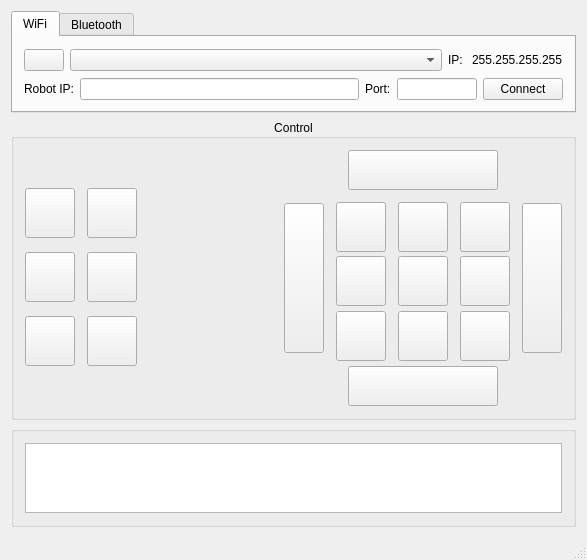
<?xml version="1.0" encoding="UTF-8"?>
<ui version="4.0">
 <class>MainWindow</class>
 <widget class="QMainWindow" name="MainWindow">
  <property name="geometry">
   <rect>
    <x>0</x>
    <y>0</y>
    <width>587</width>
    <height>560</height>
   </rect>
  </property>
  <property name="minimumSize">
   <size>
    <width>500</width>
    <height>560</height>
   </size>
  </property>
  <property name="windowTitle">
   <string>Hexapod</string>
  </property>
  <property name="windowIcon">
   <iconset>
    <normaloff>res/hexapod-logo.png</normaloff>res/hexapod-logo.png</iconset>
  </property>
  <widget class="QWidget" name="centralWidget">
   <layout class="QVBoxLayout" name="verticalLayout">
    <item>
     <widget class="QTabWidget" name="tabWidget">
      <property name="currentIndex">
       <number>0</number>
      </property>
      <widget class="QWidget" name="tab">
       <attribute name="title">
        <string>WiFi</string>
       </attribute>
       <layout class="QVBoxLayout" name="verticalLayout_3">
        <item>
         <layout class="QHBoxLayout" name="horizontalLayout_5">
          <item>
           <widget class="QPushButton" name="button_Refresh">
            <property name="text">
             <string/>
            </property>
            <property name="icon">
             <iconset>
              <normaloff>res/arrows-rotate-solid.svg</normaloff>res/arrows-rotate-solid.svg</iconset>
            </property>
           </widget>
          </item>
          <item>
           <widget class="QComboBox" name="comboBox_Interface">
            <property name="sizePolicy">
             <sizepolicy hsizetype="Expanding" vsizetype="Fixed">
              <horstretch>1</horstretch>
              <verstretch>0</verstretch>
             </sizepolicy>
            </property>
            <property name="minimumSize">
             <size>
              <width>100</width>
              <height>0</height>
             </size>
            </property>
            <property name="maximumSize">
             <size>
              <width>16777215</width>
              <height>16777215</height>
             </size>
            </property>
           </widget>
          </item>
          <item>
           <widget class="QLabel" name="label_2">
            <property name="text">
             <string>IP: </string>
            </property>
           </widget>
          </item>
          <item>
           <widget class="QLabel" name="label_LocalIP">
            <property name="text">
             <string>255.255.255.255</string>
            </property>
            <property name="textInteractionFlags">
             <set>Qt::LinksAccessibleByMouse|Qt::TextSelectableByMouse</set>
            </property>
           </widget>
          </item>
         </layout>
        </item>
        <item>
         <layout class="QHBoxLayout" name="horizontalLayout_7">
          <item>
           <widget class="QLabel" name="label_targetIP">
            <property name="sizePolicy">
             <sizepolicy hsizetype="Preferred" vsizetype="Preferred">
              <horstretch>0</horstretch>
              <verstretch>0</verstretch>
             </sizepolicy>
            </property>
            <property name="minimumSize">
             <size>
              <width>0</width>
              <height>0</height>
             </size>
            </property>
            <property name="baseSize">
             <size>
              <width>0</width>
              <height>0</height>
             </size>
            </property>
            <property name="text">
             <string>Robot IP:</string>
            </property>
           </widget>
          </item>
          <item>
           <widget class="QLineEdit" name="lineEdit_TcpClientTargetIP">
            <property name="minimumSize">
             <size>
              <width>150</width>
              <height>0</height>
             </size>
            </property>
            <property name="maximumSize">
             <size>
              <width>16777215</width>
              <height>16777215</height>
             </size>
            </property>
           </widget>
          </item>
          <item>
           <widget class="QLabel" name="label_targetPort">
            <property name="sizePolicy">
             <sizepolicy hsizetype="Preferred" vsizetype="Preferred">
              <horstretch>0</horstretch>
              <verstretch>0</verstretch>
             </sizepolicy>
            </property>
            <property name="minimumSize">
             <size>
              <width>0</width>
              <height>0</height>
             </size>
            </property>
            <property name="text">
             <string>Port:</string>
            </property>
           </widget>
          </item>
          <item>
           <widget class="QLineEdit" name="lineEdit_TcpClientTargetPort">
            <property name="minimumSize">
             <size>
              <width>80</width>
              <height>0</height>
             </size>
            </property>
            <property name="maximumSize">
             <size>
              <width>80</width>
              <height>16777215</height>
             </size>
            </property>
           </widget>
          </item>
          <item>
           <widget class="QPushButton" name="buttonTcpConnect">
            <property name="text">
             <string>Connect</string>
            </property>
           </widget>
          </item>
         </layout>
        </item>
       </layout>
      </widget>
      <widget class="QWidget" name="tab_2">
       <attribute name="title">
        <string>Bluetooth</string>
       </attribute>
       <layout class="QVBoxLayout" name="verticalLayout_4">
        <item>
         <layout class="QHBoxLayout" name="horizontalLayout_4">
          <item>
           <widget class="QLabel" name="label">
            <property name="text">
             <string>Robot MAC:</string>
            </property>
           </widget>
          </item>
          <item>
           <widget class="QLineEdit" name="lineEditBtMac">
            <property name="sizePolicy">
             <sizepolicy hsizetype="Expanding" vsizetype="Fixed">
              <horstretch>1</horstretch>
              <verstretch>0</verstretch>
             </sizepolicy>
            </property>
            <property name="minimumSize">
             <size>
              <width>150</width>
              <height>0</height>
             </size>
            </property>
           </widget>
          </item>
          <item>
           <widget class="QLabel" name="label_3">
            <property name="text">
             <string>Port:</string>
            </property>
           </widget>
          </item>
          <item>
           <widget class="QLineEdit" name="lineEditBtPort">
            <property name="minimumSize">
             <size>
              <width>80</width>
              <height>0</height>
             </size>
            </property>
            <property name="maximumSize">
             <size>
              <width>80</width>
              <height>16777215</height>
             </size>
            </property>
           </widget>
          </item>
          <item>
           <widget class="QPushButton" name="buttonBtConnect">
            <property name="text">
             <string>Connect</string>
            </property>
           </widget>
          </item>
         </layout>
        </item>
        <item>
         <spacer name="verticalSpacer">
          <property name="orientation">
           <enum>Qt::Vertical</enum>
          </property>
          <property name="sizeHint" stdset="0">
           <size>
            <width>20</width>
            <height>40</height>
           </size>
          </property>
         </spacer>
        </item>
       </layout>
      </widget>
     </widget>
    </item>
    <item>
     <widget class="QGroupBox" name="groupBox_Control">
      <property name="font">
       <font>
        <bold>false</bold>
       </font>
      </property>
      <property name="title">
       <string>Control</string>
      </property>
      <property name="alignment">
       <set>Qt::AlignCenter</set>
      </property>
      <property name="flat">
       <bool>false</bool>
      </property>
      <layout class="QHBoxLayout" name="horizontalLayout">
       <item>
        <layout class="QGridLayout" name="gridLayout_3">
         <property name="spacing">
          <number>12</number>
         </property>
         <item row="3" column="1">
          <widget class="QPushButton" name="pushButton_Twist">
           <property name="minimumSize">
            <size>
             <width>50</width>
             <height>50</height>
            </size>
           </property>
           <property name="maximumSize">
            <size>
             <width>50</width>
             <height>50</height>
            </size>
           </property>
           <property name="text">
            <string/>
           </property>
           <property name="icon">
            <iconset>
             <normaloff>res/arrow-twist-solid.svg</normaloff>res/arrow-twist-solid.svg</iconset>
           </property>
           <property name="iconSize">
            <size>
             <width>32</width>
             <height>32</height>
            </size>
           </property>
           <property name="checkable">
            <bool>false</bool>
           </property>
          </widget>
         </item>
         <item row="0" column="0" colspan="2">
          <widget class="QPushButton" name="pushButton_7">
           <property name="enabled">
            <bool>false</bool>
           </property>
           <property name="text">
            <string/>
           </property>
           <property name="flat">
            <bool>true</bool>
           </property>
          </widget>
         </item>
         <item row="5" column="0" colspan="2">
          <widget class="QPushButton" name="pushButton_8">
           <property name="enabled">
            <bool>false</bool>
           </property>
           <property name="text">
            <string/>
           </property>
           <property name="flat">
            <bool>true</bool>
           </property>
          </widget>
         </item>
         <item row="4" column="0">
          <widget class="QPushButton" name="pushButton_RotateZ">
           <property name="minimumSize">
            <size>
             <width>50</width>
             <height>50</height>
            </size>
           </property>
           <property name="maximumSize">
            <size>
             <width>50</width>
             <height>50</height>
            </size>
           </property>
           <property name="text">
            <string/>
           </property>
           <property name="icon">
            <iconset>
             <normaloff>res/arrow-circle-solid.svg</normaloff>res/arrow-circle-solid.svg</iconset>
           </property>
           <property name="iconSize">
            <size>
             <width>32</width>
             <height>32</height>
            </size>
           </property>
           <property name="checkable">
            <bool>false</bool>
           </property>
          </widget>
         </item>
         <item row="4" column="1">
          <widget class="QPushButton" name="buttonClimbBackward">
           <property name="minimumSize">
            <size>
             <width>50</width>
             <height>50</height>
            </size>
           </property>
           <property name="maximumSize">
            <size>
             <width>50</width>
             <height>50</height>
            </size>
           </property>
           <property name="text">
            <string/>
           </property>
           <property name="icon">
            <iconset>
             <normaloff>res/climb-down-solid.svg</normaloff>res/climb-down-solid.svg</iconset>
           </property>
           <property name="iconSize">
            <size>
             <width>32</width>
             <height>32</height>
            </size>
           </property>
           <property name="checkable">
            <bool>false</bool>
           </property>
          </widget>
         </item>
         <item row="2" column="1">
          <widget class="QPushButton" name="buttonClimbForward">
           <property name="minimumSize">
            <size>
             <width>50</width>
             <height>50</height>
            </size>
           </property>
           <property name="maximumSize">
            <size>
             <width>50</width>
             <height>50</height>
            </size>
           </property>
           <property name="text">
            <string/>
           </property>
           <property name="icon">
            <iconset>
             <normaloff>res/climb-up-solid.svg</normaloff>res/climb-up-solid.svg</iconset>
           </property>
           <property name="iconSize">
            <size>
             <width>32</width>
             <height>32</height>
            </size>
           </property>
           <property name="checkable">
            <bool>false</bool>
           </property>
          </widget>
         </item>
         <item row="3" column="0">
          <widget class="QPushButton" name="pushButton_RotateX">
           <property name="sizePolicy">
            <sizepolicy hsizetype="Minimum" vsizetype="Minimum">
             <horstretch>0</horstretch>
             <verstretch>0</verstretch>
            </sizepolicy>
           </property>
           <property name="minimumSize">
            <size>
             <width>50</width>
             <height>50</height>
            </size>
           </property>
           <property name="maximumSize">
            <size>
             <width>50</width>
             <height>50</height>
            </size>
           </property>
           <property name="text">
            <string/>
           </property>
           <property name="icon">
            <iconset>
             <normaloff>res/arrow-up-down-solid.svg</normaloff>res/arrow-up-down-solid.svg</iconset>
           </property>
           <property name="iconSize">
            <size>
             <width>32</width>
             <height>32</height>
            </size>
           </property>
           <property name="checkable">
            <bool>false</bool>
           </property>
          </widget>
         </item>
         <item row="2" column="0">
          <widget class="QPushButton" name="pushButton_RotateY">
           <property name="minimumSize">
            <size>
             <width>50</width>
             <height>50</height>
            </size>
           </property>
           <property name="maximumSize">
            <size>
             <width>50</width>
             <height>50</height>
            </size>
           </property>
           <property name="text">
            <string/>
           </property>
           <property name="icon">
            <iconset>
             <normaloff>res/arrow-left-right-solid.svg</normaloff>res/arrow-left-right-solid.svg</iconset>
           </property>
           <property name="iconSize">
            <size>
             <width>32</width>
             <height>32</height>
            </size>
           </property>
           <property name="checkable">
            <bool>false</bool>
           </property>
          </widget>
         </item>
        </layout>
       </item>
       <item>
        <spacer name="horizontalSpacer_2">
         <property name="orientation">
          <enum>Qt::Horizontal</enum>
         </property>
         <property name="sizeHint" stdset="0">
          <size>
           <width>40</width>
           <height>20</height>
          </size>
         </property>
        </spacer>
       </item>
       <item>
        <layout class="QGridLayout" name="gridLayout">
         <property name="spacing">
          <number>12</number>
         </property>
         <item row="3" column="3">
          <widget class="QPushButton" name="buttonShiftRight">
           <property name="sizePolicy">
            <sizepolicy hsizetype="Minimum" vsizetype="Minimum">
             <horstretch>0</horstretch>
             <verstretch>0</verstretch>
            </sizepolicy>
           </property>
           <property name="minimumSize">
            <size>
             <width>50</width>
             <height>50</height>
            </size>
           </property>
           <property name="maximumSize">
            <size>
             <width>50</width>
             <height>50</height>
            </size>
           </property>
           <property name="text">
            <string/>
           </property>
           <property name="icon">
            <iconset>
             <normaloff>res/arrow-right-solid.svg</normaloff>res/arrow-right-solid.svg</iconset>
           </property>
           <property name="checkable">
            <bool>false</bool>
           </property>
          </widget>
         </item>
         <item row="2" column="0" rowspan="3">
          <widget class="QPushButton" name="buttonTurnLeft">
           <property name="sizePolicy">
            <sizepolicy hsizetype="Minimum" vsizetype="Fixed">
             <horstretch>0</horstretch>
             <verstretch>0</verstretch>
            </sizepolicy>
           </property>
           <property name="minimumSize">
            <size>
             <width>40</width>
             <height>150</height>
            </size>
           </property>
           <property name="text">
            <string/>
           </property>
           <property name="icon">
            <iconset>
             <normaloff>res/arrow-turn-left-solid.svg</normaloff>res/arrow-turn-left-solid.svg</iconset>
           </property>
           <property name="iconSize">
            <size>
             <width>24</width>
             <height>64</height>
            </size>
           </property>
           <property name="checkable">
            <bool>false</bool>
           </property>
          </widget>
         </item>
         <item row="4" column="2">
          <widget class="QPushButton" name="buttonBackward">
           <property name="sizePolicy">
            <sizepolicy hsizetype="Minimum" vsizetype="Minimum">
             <horstretch>0</horstretch>
             <verstretch>0</verstretch>
            </sizepolicy>
           </property>
           <property name="minimumSize">
            <size>
             <width>50</width>
             <height>50</height>
            </size>
           </property>
           <property name="maximumSize">
            <size>
             <width>50</width>
             <height>50</height>
            </size>
           </property>
           <property name="text">
            <string/>
           </property>
           <property name="icon">
            <iconset>
             <normaloff>res/arrow-down-solid.svg</normaloff>res/arrow-down-solid.svg</iconset>
           </property>
           <property name="checkable">
            <bool>false</bool>
           </property>
          </widget>
         </item>
         <item row="4" column="3">
          <widget class="QPushButton" name="buttonRight135">
           <property name="sizePolicy">
            <sizepolicy hsizetype="Minimum" vsizetype="Minimum">
             <horstretch>0</horstretch>
             <verstretch>0</verstretch>
            </sizepolicy>
           </property>
           <property name="minimumSize">
            <size>
             <width>50</width>
             <height>50</height>
            </size>
           </property>
           <property name="maximumSize">
            <size>
             <width>50</width>
             <height>50</height>
            </size>
           </property>
           <property name="text">
            <string/>
           </property>
           <property name="icon">
            <iconset>
             <normaloff>res/arrow-down-right-solid.svg</normaloff>res/arrow-down-right-solid.svg</iconset>
           </property>
           <property name="checkable">
            <bool>false</bool>
           </property>
          </widget>
         </item>
         <item row="4" column="1">
          <widget class="QPushButton" name="buttonLeft135">
           <property name="sizePolicy">
            <sizepolicy hsizetype="Minimum" vsizetype="Minimum">
             <horstretch>0</horstretch>
             <verstretch>0</verstretch>
            </sizepolicy>
           </property>
           <property name="minimumSize">
            <size>
             <width>50</width>
             <height>50</height>
            </size>
           </property>
           <property name="maximumSize">
            <size>
             <width>50</width>
             <height>50</height>
            </size>
           </property>
           <property name="text">
            <string/>
           </property>
           <property name="icon">
            <iconset>
             <normaloff>res/arrow-down-left-solid.svg</normaloff>res/arrow-down-left-solid.svg</iconset>
           </property>
           <property name="checkable">
            <bool>false</bool>
           </property>
          </widget>
         </item>
         <item row="2" column="4" rowspan="3">
          <widget class="QPushButton" name="buttonTurnRight">
           <property name="minimumSize">
            <size>
             <width>40</width>
             <height>150</height>
            </size>
           </property>
           <property name="text">
            <string/>
           </property>
           <property name="icon">
            <iconset>
             <normaloff>res/arrow-turn-right-solid.svg</normaloff>res/arrow-turn-right-solid.svg</iconset>
           </property>
           <property name="iconSize">
            <size>
             <width>24</width>
             <height>64</height>
            </size>
           </property>
           <property name="checkable">
            <bool>false</bool>
           </property>
          </widget>
         </item>
         <item row="2" column="3">
          <widget class="QPushButton" name="buttonRight45">
           <property name="enabled">
            <bool>true</bool>
           </property>
           <property name="sizePolicy">
            <sizepolicy hsizetype="Minimum" vsizetype="Minimum">
             <horstretch>0</horstretch>
             <verstretch>0</verstretch>
            </sizepolicy>
           </property>
           <property name="minimumSize">
            <size>
             <width>50</width>
             <height>50</height>
            </size>
           </property>
           <property name="maximumSize">
            <size>
             <width>50</width>
             <height>50</height>
            </size>
           </property>
           <property name="text">
            <string/>
           </property>
           <property name="icon">
            <iconset>
             <normaloff>res/arrow-up-right-solid.svg</normaloff>res/arrow-up-right-solid.svg</iconset>
           </property>
           <property name="checkable">
            <bool>false</bool>
           </property>
          </widget>
         </item>
         <item row="1" column="1" colspan="3">
          <layout class="QHBoxLayout" name="horizontalLayout_2">
           <property name="spacing">
            <number>0</number>
           </property>
           <item>
            <widget class="QPushButton" name="buttonFastForward">
             <property name="minimumSize">
              <size>
               <width>150</width>
               <height>40</height>
              </size>
             </property>
             <property name="maximumSize">
              <size>
               <width>150</width>
               <height>16777215</height>
              </size>
             </property>
             <property name="text">
              <string/>
             </property>
             <property name="icon">
              <iconset>
               <normaloff>res/arrow-up-up-solid.svg</normaloff>res/arrow-up-up-solid.svg</iconset>
             </property>
             <property name="iconSize">
              <size>
               <width>24</width>
               <height>24</height>
              </size>
             </property>
             <property name="checkable">
              <bool>false</bool>
             </property>
             <property name="checked">
              <bool>false</bool>
             </property>
             <property name="flat">
              <bool>false</bool>
             </property>
            </widget>
           </item>
          </layout>
         </item>
         <item row="3" column="2">
          <widget class="QPushButton" name="buttonStandby">
           <property name="sizePolicy">
            <sizepolicy hsizetype="Minimum" vsizetype="Minimum">
             <horstretch>0</horstretch>
             <verstretch>0</verstretch>
            </sizepolicy>
           </property>
           <property name="minimumSize">
            <size>
             <width>50</width>
             <height>50</height>
            </size>
           </property>
           <property name="maximumSize">
            <size>
             <width>50</width>
             <height>50</height>
            </size>
           </property>
           <property name="text">
            <string/>
           </property>
           <property name="icon">
            <iconset>
             <normaloff>res/pause-solid.svg</normaloff>res/pause-solid.svg</iconset>
           </property>
           <property name="checkable">
            <bool>false</bool>
           </property>
           <property name="checked">
            <bool>false</bool>
           </property>
          </widget>
         </item>
         <item row="3" column="1">
          <widget class="QPushButton" name="buttonShiftLeft">
           <property name="sizePolicy">
            <sizepolicy hsizetype="Minimum" vsizetype="Minimum">
             <horstretch>0</horstretch>
             <verstretch>0</verstretch>
            </sizepolicy>
           </property>
           <property name="minimumSize">
            <size>
             <width>50</width>
             <height>50</height>
            </size>
           </property>
           <property name="maximumSize">
            <size>
             <width>50</width>
             <height>50</height>
            </size>
           </property>
           <property name="text">
            <string/>
           </property>
           <property name="icon">
            <iconset>
             <normaloff>res/arrow-left-solid.svg</normaloff>res/arrow-left-solid.svg</iconset>
           </property>
           <property name="checkable">
            <bool>false</bool>
           </property>
          </widget>
         </item>
         <item row="2" column="1">
          <widget class="QPushButton" name="buttonLeft45">
           <property name="sizePolicy">
            <sizepolicy hsizetype="Minimum" vsizetype="Minimum">
             <horstretch>0</horstretch>
             <verstretch>0</verstretch>
            </sizepolicy>
           </property>
           <property name="minimumSize">
            <size>
             <width>50</width>
             <height>50</height>
            </size>
           </property>
           <property name="maximumSize">
            <size>
             <width>50</width>
             <height>50</height>
            </size>
           </property>
           <property name="text">
            <string/>
           </property>
           <property name="icon">
            <iconset>
             <normaloff>res/arrow-up-left-solid.svg</normaloff>res/arrow-up-left-solid.svg</iconset>
           </property>
           <property name="checkable">
            <bool>false</bool>
           </property>
          </widget>
         </item>
         <item row="2" column="2">
          <widget class="QPushButton" name="buttonForward">
           <property name="sizePolicy">
            <sizepolicy hsizetype="Minimum" vsizetype="Minimum">
             <horstretch>0</horstretch>
             <verstretch>0</verstretch>
            </sizepolicy>
           </property>
           <property name="minimumSize">
            <size>
             <width>50</width>
             <height>50</height>
            </size>
           </property>
           <property name="maximumSize">
            <size>
             <width>50</width>
             <height>50</height>
            </size>
           </property>
           <property name="text">
            <string/>
           </property>
           <property name="icon">
            <iconset>
             <normaloff>res/arrow-up-solid.svg</normaloff>res/arrow-up-solid.svg</iconset>
           </property>
           <property name="checkable">
            <bool>false</bool>
           </property>
          </widget>
         </item>
         <item row="5" column="1" colspan="3">
          <layout class="QHBoxLayout" name="horizontalLayout_3">
           <property name="spacing">
            <number>0</number>
           </property>
           <item>
            <widget class="QPushButton" name="buttonFastBackward">
             <property name="minimumSize">
              <size>
               <width>0</width>
               <height>40</height>
              </size>
             </property>
             <property name="maximumSize">
              <size>
               <width>150</width>
               <height>16777215</height>
              </size>
             </property>
             <property name="text">
              <string/>
             </property>
             <property name="icon">
              <iconset>
               <normaloff>res/arrow-down-down-solid.svg</normaloff>res/arrow-down-down-solid.svg</iconset>
             </property>
             <property name="iconSize">
              <size>
               <width>24</width>
               <height>24</height>
              </size>
             </property>
             <property name="checkable">
              <bool>false</bool>
             </property>
            </widget>
           </item>
          </layout>
         </item>
        </layout>
       </item>
      </layout>
     </widget>
    </item>
    <item>
     <widget class="QGroupBox" name="groupBox">
      <property name="title">
       <string/>
      </property>
      <layout class="QVBoxLayout" name="verticalLayout_2">
       <item>
        <widget class="QTextBrowser" name="textBrowserMessage"/>
       </item>
      </layout>
     </widget>
    </item>
   </layout>
  </widget>
  <widget class="QMenuBar" name="menuBar">
   <property name="geometry">
    <rect>
     <x>0</x>
     <y>0</y>
     <width>587</width>
     <height>22</height>
    </rect>
   </property>
  </widget>
  <widget class="QStatusBar" name="status_bar"/>
 </widget>
 <layoutdefault spacing="6" margin="11"/>
 <resources/>
 <connections/>
</ui>
